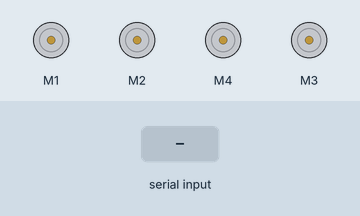
A sketch run on a simulated Arduino Uno, built with avr-gcc and run on an emulated ATmega328P. Parts: 4 × DC motor (green arrow = forward, orange = backward, longer = faster). Inputs (shaded band) come from the test bench.

Above: at 1.2 s.
1.3 s: "A" received over Serial
At 1.7 s:
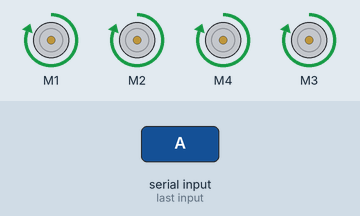
3.3 s: "B" received over Serial
At 3.7 s:
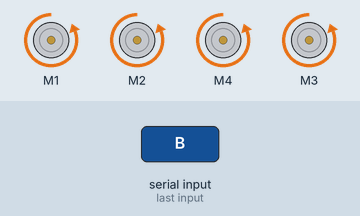
5.3 s: "R" received over Serial
At 5.7 s:
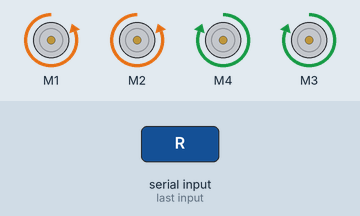
Timing chart, 0 to 8.3 s (numbered marks = the images above; inputs shaded):
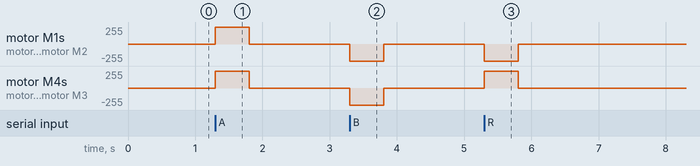

Measured:
- after the input at 1.3 s, motor M1, motor M2, motor M4, motor M3: stopped → forward 255/255 at once, → stopped 0.50 s later
- after the input at 3.3 s, motor M1, motor M2, motor M4, motor M3: stopped → backward 255/255 at once, → stopped 0.50 s later
- after the input at 5.3 s, motor M1, motor M2: stopped → backward 255/255 at once, → stopped 0.50 s later; motor M4, motor M3: stopped → forward 255/255 at once, → stopped 0.50 s later

The sketch:

arduino.ino
```cpp
#include <AFMotor.h>
char command = 'S';
char prevCommand = 'A';

unsigned long timer0 = 2000;
unsigned long timer1 = 0;
unsigned long timer2 = 0;

AF_DCMotor FRONT_LEFT_MOTOR(1);
AF_DCMotor BACK_LEFT_MOTOR(2);
AF_DCMotor FRONT_RIGHT_MOTOR(4);
AF_DCMotor BACK_RIGHT_MOTOR(3);

void setup()
{
  Serial.begin(9600);
}

void loop()
{
  if (Serial.available() > 0)
  {
    timer1 = millis();
    prevCommand = command;
    command = Serial.read();

    if (command != prevCommand)
    {
      switch (command)
      {
        case 'A':
          {
            FRONT_LEFT_MOTOR.setSpeed(255);
            FRONT_LEFT_MOTOR.run(FORWARD);
            BACK_LEFT_MOTOR.setSpeed(255);
            BACK_LEFT_MOTOR.run(FORWARD);
            FRONT_RIGHT_MOTOR.setSpeed(255);
            FRONT_RIGHT_MOTOR.run(FORWARD);
            BACK_RIGHT_MOTOR.setSpeed(255);
            BACK_RIGHT_MOTOR.run(FORWARD);
          }
          break;

        case 'B':
          {
            FRONT_LEFT_MOTOR.setSpeed(255);
            FRONT_LEFT_MOTOR.run(BACKWARD);
            BACK_LEFT_MOTOR.setSpeed(255);
            BACK_LEFT_MOTOR.run(BACKWARD);
            FRONT_RIGHT_MOTOR.setSpeed(255);
            FRONT_RIGHT_MOTOR.run(BACKWARD);
            BACK_RIGHT_MOTOR.setSpeed(255);
            BACK_RIGHT_MOTOR.run(BACKWARD);

          }
          break;

        case 'R':
          {
            FRONT_RIGHT_MOTOR.setSpeed(255);
            FRONT_RIGHT_MOTOR.run(FORWARD);
            BACK_RIGHT_MOTOR.setSpeed(255);
            BACK_RIGHT_MOTOR.run(FORWARD);
            FRONT_LEFT_MOTOR.setSpeed(255);
            FRONT_LEFT_MOTOR.run(BACKWARD);
            BACK_LEFT_MOTOR.setSpeed(255);
            BACK_LEFT_MOTOR.run(BACKWARD);
          }
          break;

        case 'S':
          {
            FRONT_LEFT_MOTOR.run(RELEASE);
            BACK_LEFT_MOTOR.run(RELEASE);
            FRONT_RIGHT_MOTOR.run(RELEASE);
            BACK_RIGHT_MOTOR.run(RELEASE);
          }
          break;
        case 'X':
          {
            timer2 = millis();
            FRONT_LEFT_MOTOR.setSpeed(255);
            FRONT_LEFT_MOTOR.run(BACKWARD);
            BACK_LEFT_MOTOR.setSpeed(255);
            BACK_LEFT_MOTOR.run(BACKWARD);
            FRONT_RIGHT_MOTOR.setSpeed(255);
            FRONT_RIGHT_MOTOR.run(BACKWARD);
            BACK_RIGHT_MOTOR.setSpeed(255);
            BACK_RIGHT_MOTOR.run(BACKWARD);
            delay(1000);
            FRONT_LEFT_MOTOR.run(RELEASE);
            BACK_LEFT_MOTOR.run(RELEASE);
            FRONT_RIGHT_MOTOR.run(RELEASE);
            BACK_RIGHT_MOTOR.run(RELEASE);
          }
          break;
      }
    }
  }

  else
  {
    timer0 = millis();
    if ((timer0 - timer1) > 500)
    {
      FRONT_LEFT_MOTOR.run(RELEASE);
      BACK_LEFT_MOTOR.run(RELEASE);
      FRONT_RIGHT_MOTOR.run(RELEASE);
      BACK_RIGHT_MOTOR.run(RELEASE);
    }
  }
}
```
